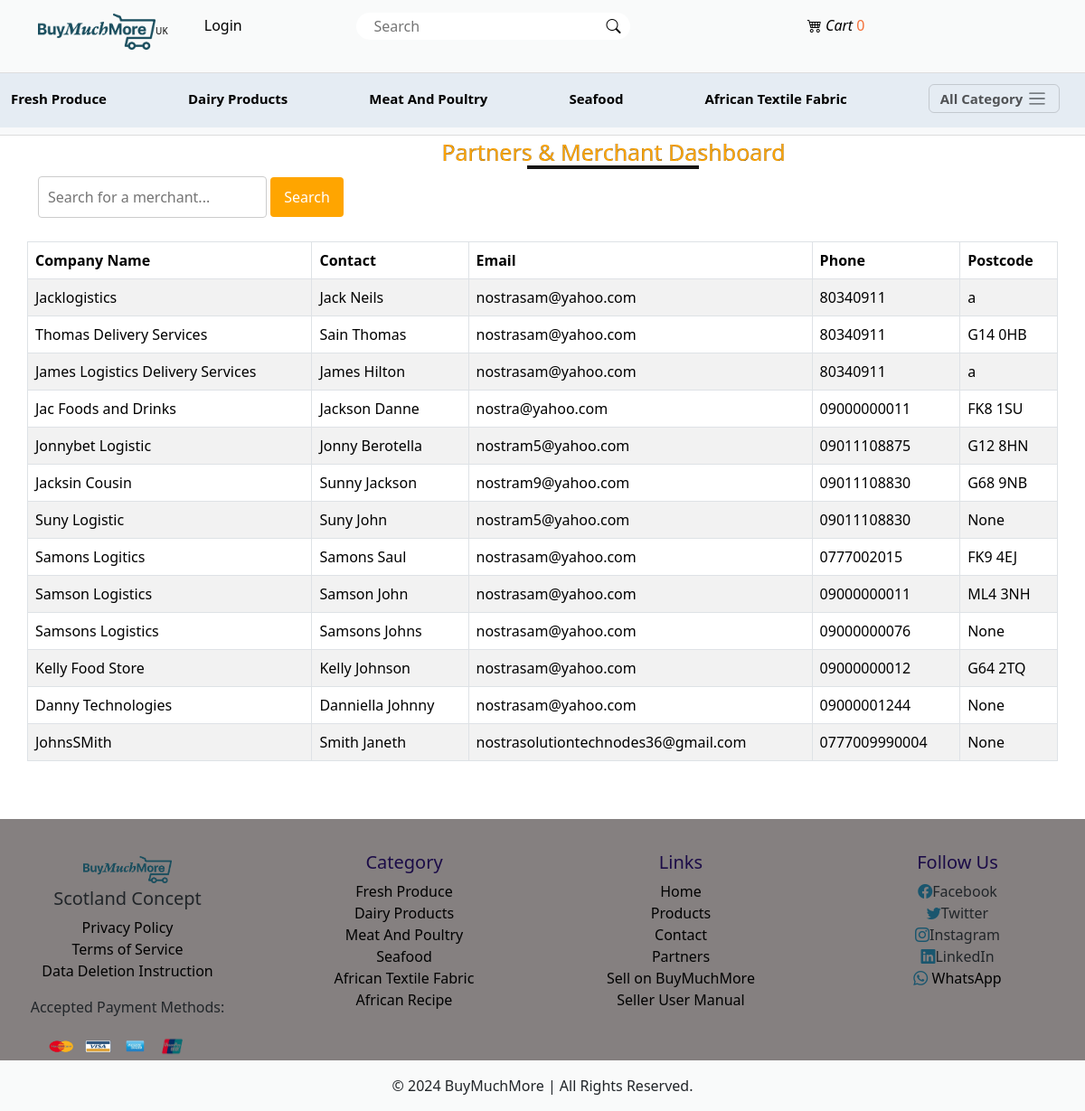
The page /merchant/dashboard/ on the database as committed earlier.
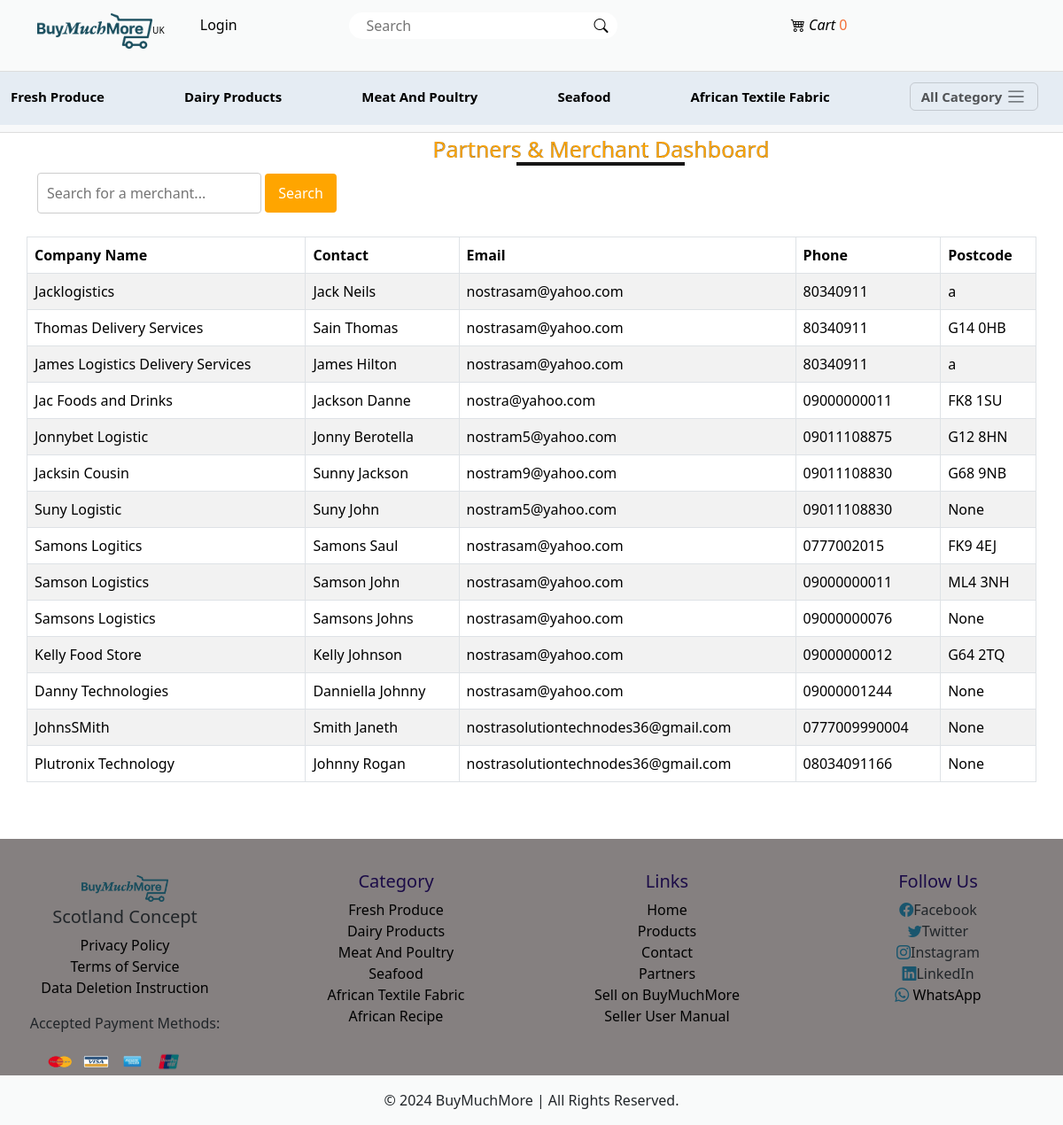
The same page on the database as committed later.
### main/models.py (models this page shows, shortened)
class Category(models.Model):
    brand = models.CharField(max_length=50)
    slug = models.SlugField(unique=True)
    description = models.TextField()
    pix = models.ImageField(upload_to='pix')

class Merchant(models.Model):
    SELLER_ADDRESS = 'seller'
    DELIVERY_SERVICE_ADDRESS = 'delivery'
    ADDRESS_CHOICES = [
        (SELLER_ADDRESS, 'Seller Address'),
        (DELIVERY_SERVICE_ADDRESS, 'Delivery Service Address'),
    ]
    user = models.OneToOneField(User, on_delete=models.CASCADE)
    first_name = models.CharField(max_length=50)
    last_name = models.CharField(max_length=50)
    company_name = models.CharField(max_length=50, blank=True, null=True)
    company_registration = models.CharField(max_length=50, blank=True, null=True)
    email = models.EmailField(max_length=254)
    address = models.CharField(max_length=150)
    address_type = models.CharField(
        max_length=8,
        choices=ADDRESS_CHOICES,
        default=SELLER_ADDRESS,
    )
    phone = models.CharField(max_length=50)
    postcode = models.CharField(max_length=100, blank=True, null=True)
    coverage_zones = models.CharField(max_length=50, blank=True, null=True)
    delivery_services = models.CharField(max_length=150, blank=True, null=True)
    operating_hours = models.IntegerField(blank=True, null=True)
    service_rates = models.IntegerField(blank=True, null=True)
    vehicle_types = models.CharField(max_length=100, blank=True, null=True)
    availability = models.CharField(max_length=50, default='a')
    business_sector = models.CharField(max_length=50, choices=[
        ('Logistics', 'Logistics'),
        ('Insurance', 'Insurance'),
        ('Agriculture', 'Agriculture'),
        ('Manufacturing', 'Manufacturing'),
        ('Trading', 'Trading')
    ], default='a')
    pix = models.ImageField(upload_to='merchant')
    latitude = models.FloatField(default=0.0)
    longitude = models.FloatField(default=0.0)

### main/views.py (the view)
# urls.py: path('merchant/dashboard/', views.merchant_dashboard, name='merchant_dashboard'),
def merchant_dashboard(request):
    search_query = request.GET.get('search', '')
    merchants = Merchant.objects.filter(company_name__icontains=search_query, email__icontains=search_query, address__icontains=search_query)  # Adjusted the filter field to company_name
    context = {
        'merchants': merchants,
        'search_query': search_query,
    }
    return render(request, 'merchant_dashboard.html', context)

### main/context_processor.py (called while the page is built)
def slick(request):
    info = AppInfo.objects.get(pk=1)
    categ = Category.objects.all()
    categs = FeatureItem.objects.all()
    context = {
        'info':info,
        'categ':categ,
        'categs':categs,
    }
    return context

def cart_total_quantity(request):
    if request.user.is_authenticated:
        total_quantity = Cart.objects.filter(user=request.user, paid=False).aggregate(total_quantity=Sum('quantity'))['total_quantity'] or 0
    else:
        total_quantity = 0
    return {'total_quantity': total_quantity}

### main/templates/merchant_dashboard.html
{% extends 'base.html' %}
{% block header %} {% include 'header.html' %} {% endblock header %}
{% block content %}
<div class="container mb-4 home2">
    <h5 class="text-center title">Partners & Merchant Dashboard</h5>
    <div class="row">
        <form method="GET" action="{% url 'merchant_dashboard' %}" class="mb-3">
            <input type="text" name="search" value="{{ search_query }}" placeholder="Search for a merchant..." style="padding: 10px; margin-bottom: 10px; border: 1px solid #ccc; border-radius: 4px;">
            <button type="submit" style="padding: 10px 15px; border: none; background-color: #FFA500; color: white; border-radius: 4px; cursor: pointer;">Search</button>
        </form>
        <table class="table table-striped table-bordered">
            <thead class="thead-light">
                <tr>
                    <th scope="col">Company Name</th>
                    <th scope="col">Contact</th>
                    <th scope="col">Email</th>
                    <th scope="col">Phone</th>
                    <th scope="col">Postcode</th>
                </tr>
            </thead>
            <tbody>
                {% for merchant in merchants %}
                    <tr class="dashbrd">
                        <td>{{ merchant.company_name }}</td>
                        <td>{{ merchant.first_name }} {{ merchant.last_name }}</td>
                        <td>{{ merchant.email }}</td>
                        <td>{{ merchant.phone }}</td>
                        <td>{{ merchant.postcode }}</td>
                    </tr>
                {% empty %}
                    <tr>
                        <td colspan="6" class="text-center">No merchants found.</td>
                    </tr>
                {% endfor %}
            </tbody>
        </table>
    </div>
</div>
{% endblock content %}
{% block footer %} {% include 'footer.html' %} {% endblock footer %}

### main/templates/header.html (shortened to what this page needs)
{% load static %}
<body>
<nav class="navbar navbar-expand-lg">
    <div class="container">
      <a class="navbar-brand uk" href="{% url 'home' %}"><img src="{{info.logo.url}}" style="height: 40px;">UK</a>
      <div class="collapse navbar-collapse" id="navbarSupportedContent">
        <ul class="navbar-nav me-auto mb-2 mb-lg-0">
          {% if user.is_authenticated %}
          {% if user.merchant %}
          <li class="nav-item">
            <a class="nav-link text-nowrap kyc" href="{% url 'kyc_upload' %}">KYC Verify</a>
          </li>
          <li class="nav-item">
            <a class="nav-link text-nowrap dashboard" href="{% url 'staff_product_list' %}">Dashboard</a>
          </li>
          <li class="nav-item">
            <a class="nav-link text-nowrap create" href="{% url 'create_product' %}">Create Product</a>
          </li>
          {% endif %}
          <li class="nav-item dropdown">
            <a class="nav-link dropdown-toggle" href="#" role="button" data-bs-toggle="dropdown" aria-expanded="false">
              {% if user.customer %}
              <img src="{{user.customer.pix.url}}" style="height: 25px;">
              {% endif %}
              {% if request.user %}
              <span>{{user.username}}!</span>
              {% endif %}
            </a>
            <ul class="dropdown-menu">
              <li><a class="dropdown-item" href="{% url 'profile' %}">Profile</a></li>
              <li><a class="dropdown-item" href="{% url 'signout' %}">Logout</a></li>
            </ul>
          </li>
          {% else %}
          <li class="nav-item">
            <a class="nav-link" href="{% url 'signin' %}"> Login </a>
          </li>
          {% endif %}
          <form action="{% url 'search' %}" method="POST">
            <div class="search-container" style="position: relative; width: 100%;">
                <input type="text" placeholder="Search" name="search" style="width: 100%; padding-right: 40px;">
                <button type="submit" class="bi bi-search" style="position: absolute; right: 0; top: 0; height: 100%; border: none; background: none; padding: 0 10px; cursor: pointer;">
                </button>
            </div>
        </form>
                  <div>
                    <li class="nav-item carticon">
                        <a class="nav-link text-nowrap " href="{% url 'cart' %}">
                            <i class="bi bi-cart4 cartcount"> Cart</i>
                            <span class="cart-count">
                                {% if total_quantity %}
                                    {{ total_quantity }}
                                {% else %}
                                    0
                                {% endif %}
                            </span>
                        </a>
                    </li>
                </div>
            </div>
          </div>
        </nav>
        <nav class="navbar bg-body-tertiary categonav">
          <div class="container-fluid bar">
            {% for item in categ|slice:":5" %}
            <a class="navbar-brand" href="{% url 'category' item.id item.slug %}">{{item.brand|title}}</a>
            {% endfor %}
            <button class="navbar-toggler" type="button" data-bs-toggle="offcanvas" data-bs-target="#offcanvasNavbar" aria-controls="offcanvasNavbar" aria-label="Toggle navigation">
              <span class="allcateg">All Category</span> <span class="navbar-toggler-icon actaeg"></span>
            </button>
        </nav>
</body>

### main/templates/footer.html (shortened to what this page needs)
{% load static %}
<div class="footer mt-5">
    <div class="footer2-container">
      <div class="row">
        <div class="col-12 col-sm-6 col-md-6 col-lg-3 text-center">
          <div>
            <img src="{{info.logo.url}}" alt="Company Logo">
            <h5>Scotland Concept</h5>
            <ul class="list-unstyled">
              <li><a href="{% url 'privacy_policy' %}">Privacy Policy</a></li>
              <li><a href="{% url 'terms_service' %}">Terms of Service</a></li>
              <li><a href="{% url 'deletion_instruction' %}">Data Deletion Instruction</a></li>
            </ul>
            <div>
              <p>Accepted Payment Methods:</p>
              <div class="payment-logos">
                  <img src="{% static 'images/mastercard.png' %}" alt="Mastercard" class="payment-logo">
                  <img src="{% static 'images/visa.png' %}" alt="Visa" class="payment-logo">
                  <img src="{% static 'images/american_express.png' %}" alt="American Express" class="payment-logo">
                  <img src="{% static 'images/unionpay.png' %}" alt="UnionPay" class="payment-logo">
              </div>
            </div>
          </div>
        </div>
        <div class="col-12 col-sm-6 col-md-6 col-lg-3 text-center">
          <h2>Category</h2>
          <ul class="list-unstyled">
              {% for item in categ %}
              <li><a class="dropdown-item" href="{% url 'category' item.id item.slug %}">{{ item.brand|title }}</a></li>
              {% endfor %}
          </ul>
        </div>
        <div class="col-12 col-sm-6 col-md-6 col-lg-3 text-center">
          <h2>Links</h2>
          <ul class="list-unstyled">
            <li><a href="{% url 'home' %}">Home</a></li>
            <li><a href="{% url 'products' %}">Products</a></li>
            <li><a href="{% url 'contact' %}">Contact</a></li>
            <li><a href="{% url 'partnerregistration' %}">Partners</a></li>
            <li class="nav-item"><a class="nav-link text-nowrap" href="{% url 'merchregistration' %}">Sell on BuyMuchMore</a></li>
            <li><a href="{% url 'user_manual' %}">Seller User Manual</a></li>
          </ul>
        </div>
        <div class="col-12 col-sm-6 col-md-6 col-lg-3 text-center">
          <h2>Follow Us</h2>
          <ul class="list-unstyled">
            <li><i class="bi bi-facebook"></i>Facebook</li>
            <li><i class="bi bi-twitter"></i>Twitter</li>
            <li><i class="bi bi-instagram"></i>Instagram</li>
            <li><i class="bi bi-linkedin"></i>LinkedIn</li>
            <a href="https://wa.me/+2348034091166" target="_blank" >
              <i class="bi bi-whatsapp"></i> WhatsApp
          </a>
          </ul>
        </div>
      </div>
    </div>
    <div class="container-fluid">
      <div class="row text-center footer2">
        <div class="col-12">
          <p class="pt-3">&copy; <span>{{info.copyright}}</span> BuyMuchMore | All Rights Reserved.</p>
        </div>
      </div>
    </div>
</div>

Rows that differ between the two databases and show on the page:
added Merchant: company_name "Plutronix Technology", first_name "Johnny", last_name "Rogan", email "nostrasolutiontechnodes36@gmail.com", phone "08034091166", postcode "None"
